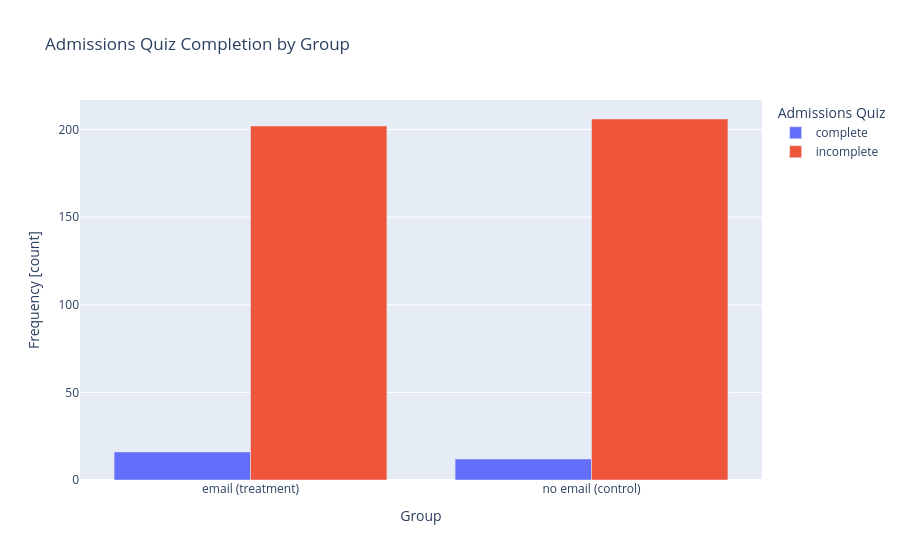

The notebook cell this image was saved under:
### Markdown cell above
15. Membuat bar chart kontingensi lewat GraphBuilder.

### Code cell
gb = GraphBuilder()
fig_ct = gb.build_contingency_bar() # build the contingency bar chart
assert isinstance(fig_ct, Figure)
fig_ct.show()

### Figure 1 — Plotly figure (JSON) as saved in the notebook; plotly's stock layout.template omitted (floating-point values rounded to 4 significant figures)
{"data": [{"alignmentgroup": "True", "hovertemplate": "admissionsQuiz=complete<br>group=%{x}<br>value=%{y}<extra></extra>", "legendgroup": "complete", "marker": {"color": "#636efa", "pattern": {"shape": ""}}, "name": "complete", "offsetgroup": "complete", "orientation": "v", "showlegend": true, "textposition": "auto", "type": "bar", "x": ["email (treatment)", "no email (control)"], "xaxis": "x", "y": [16, 12], "yaxis": "y"}, {"alignmentgroup": "True", "hovertemplate": "admissionsQuiz=incomplete<br>group=%{x}<br>value=%{y}<extra></extra>", "legendgroup": "incomplete", "marker": {"color": "#EF553B", "pattern": {"shape": ""}}, "name": "incomplete", "offsetgroup": "incomplete", "orientation": "v", "showlegend": true, "textposition": "auto", "type": "bar", "x": ["email (treatment)", "no email (control)"], "xaxis": "x", "y": [202, 206], "yaxis": "y"}], "layout": {"barmode": "group", "legend": {"title": {"text": "Admissions Quiz"}, "tracegroupgap": 0}, "title": {"text": "Admissions Quiz Completion by Group"}, "xaxis": {"anchor": "y", "domain": [0, 1], "title": {"text": "Group"}}, "yaxis": {"anchor": "x", "domain": [0, 1], "title": {"text": "Frequency [count]"}}}}
